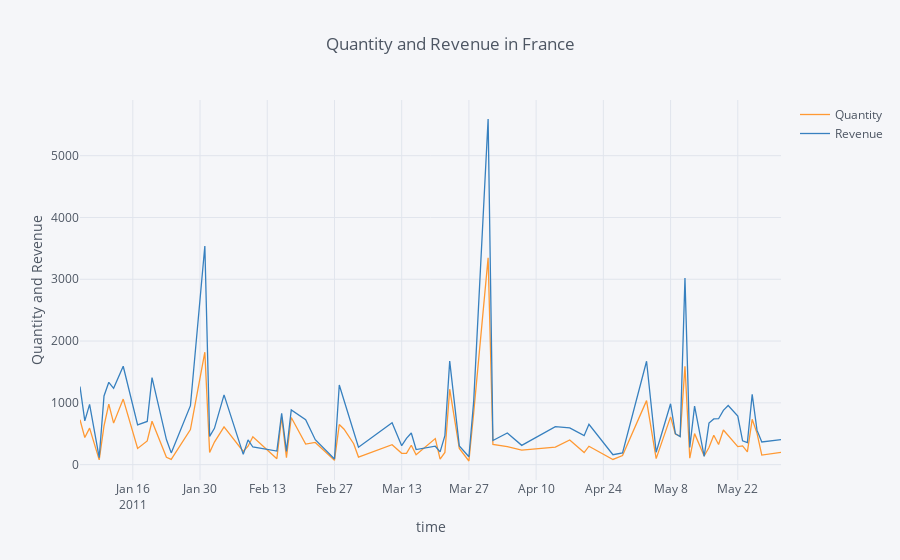

Notebook cell for this chart:
### Code cell
france_groupby = jan_may.groupby('day_month_year', as_index=False).agg({'Quantity':'sum', 'Revenue':'sum'})

france_groupby.iplot(kind='line', x='day_month_year', xTitle='time',
           yTitle='Quantity and Revenue', title='Quantity and Revenue in France')
